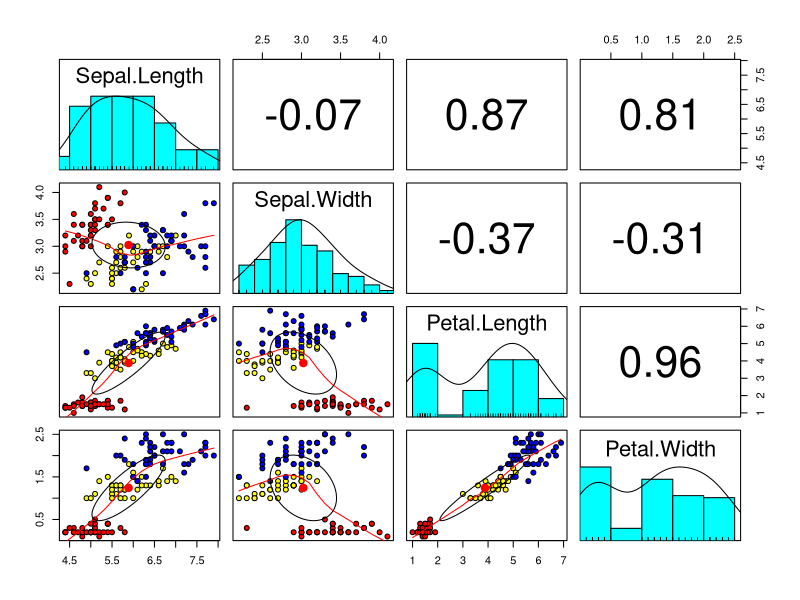
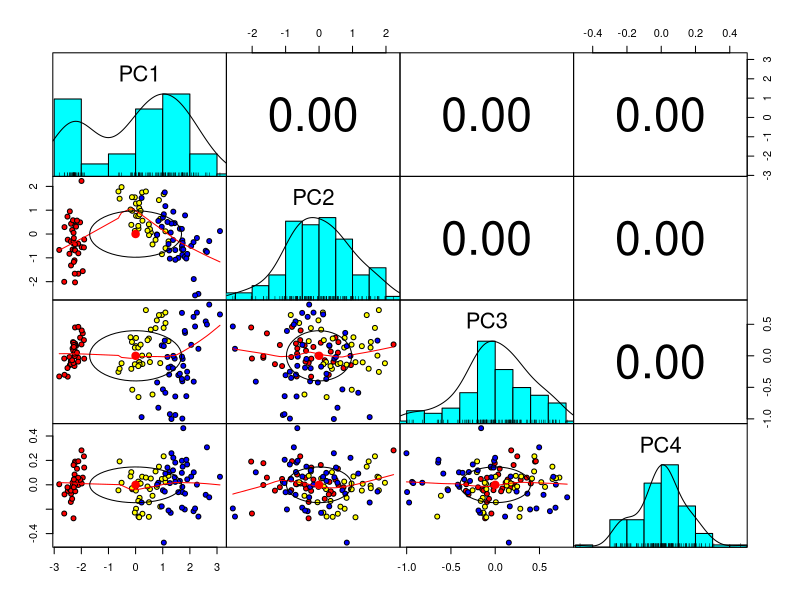
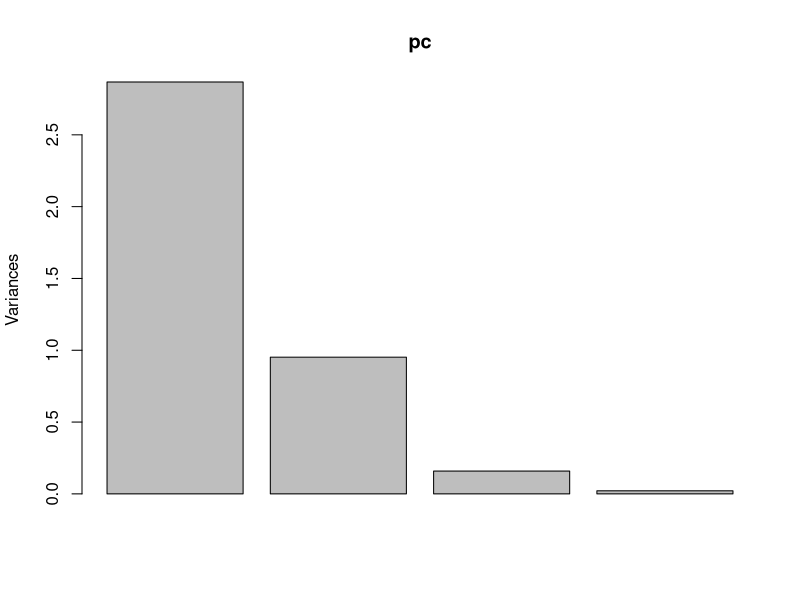
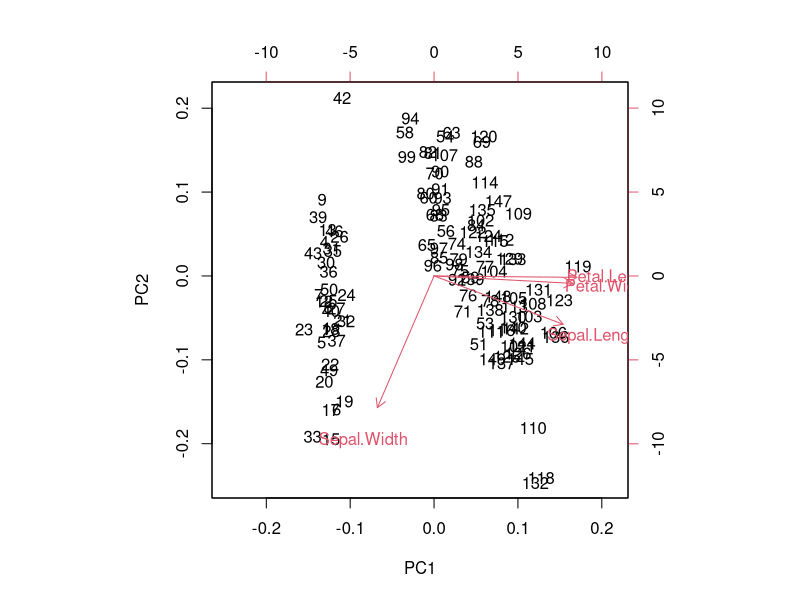
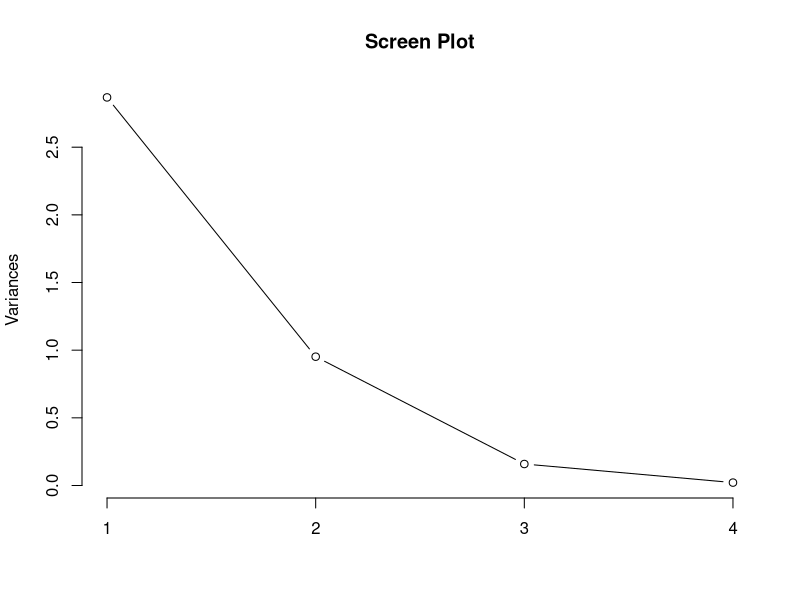

Source code (R) for these figures, in order:
data("iris")
ind <- sample(2,nrow(iris),
              replace = TRUE,
              prob = c(0.8,0.2))
trainig <- iris[ind==1,]
testing <- iris[ind==2,]

library(psych)
pairs.panels(trainig[,-5],
             gap=1,
             bg=c("red","yellow","blue")[trainig$Species],
             pch=21)

pc <- prcomp(trainig[,-5],
             center = TRUE,
             scale. = TRUE)
print(pc)
attributes(pc)
summary(pc)
pc$center   #mean
pc$scale #std deviation


pairs.panels(pc$x,
             gap=0,
             bg=c("red","yellow","blue")[trainig$Species],
             pch=21)

plot(pc)
biplot(pc)

screeplot(pc,type = "line",main = "Screen Plot")
